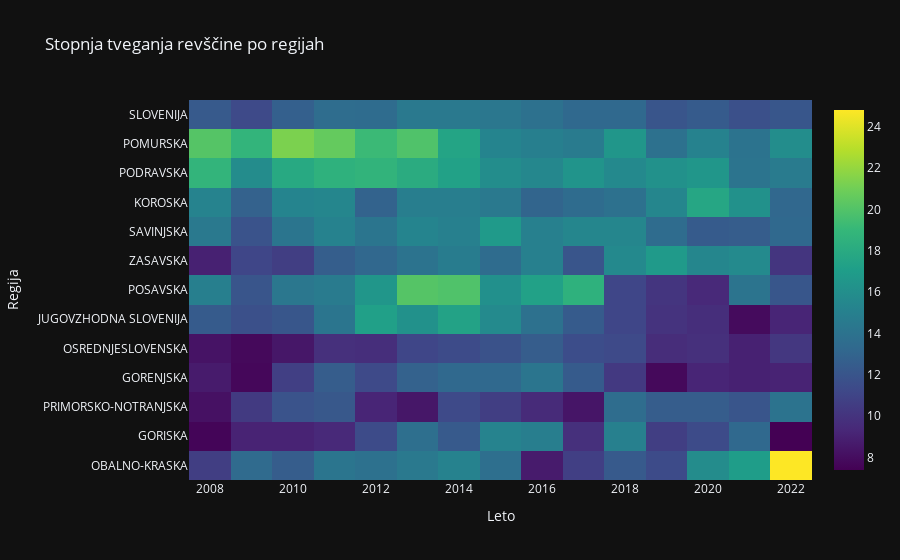

Notebook code for this chart:
### Code cell
df_selected = df.iloc[:, 1:]
df_selected.columns = ['Leto'] + list(df_selected.columns[1:])

fig = px.imshow(df_selected.iloc[:, 1:].transpose(), x=df_selected['Leto'], y=df_selected.columns[1:],
                color_continuous_scale='viridis', title='Stopnja tveganja revščine po regijah',
                labels={'x': 'Leto', 'y': 'Regija'})
fig.update_layout(yaxis_autorange='reversed')
fig.show()

### Figure 1 — Plotly figure (JSON) as saved in the notebook; plotly's stock layout.template omitted (floating-point values rounded to 4 significant figures; data arrays with more than 128 entries replaced by an {"elided": "..."} marker saying what was removed)
{"data": [{"coloraxis": "coloraxis", "name": "0", "x": [2008.0, 2009.0, 2010.0, 2011.0, 2012.0, 2013.0, 2014.0, 2015.0, 2016.0, 2017.0, 2018.0, 2019.0, 2020.0, 2021.0, 2022.0], "y": ["SLOVENIJA", "POMURSKA", "PODRAVSKA", "KOROSKA", "SAVINJSKA", "ZASAVSKA", "POSAVSKA", "JUGOVZHODNA SLOVENIJA", "OSREDNJESLOVENSKA", "GORENJSKA", "PRIMORSKO-NOTRANJSKA", "GORISKA", "OBALNO-KRASKA"], "z": {"elided": "13x15 float values"}, "type": "heatmap", "xaxis": "x", "yaxis": "y", "hovertemplate": "Leto: %{x}<br>Regija: %{y}<br>color: %{z}<extra></extra>"}], "layout": {"xaxis": {"anchor": "y", "domain": [0.0, 1.0], "scaleanchor": "y", "constrain": "domain", "title": {"text": "Leto"}}, "yaxis": {"anchor": "x", "domain": [0.0, 1.0], "autorange": "reversed", "constrain": "domain", "title": {"text": "Regija"}}, "coloraxis": {"colorscale": [[0.0, "#440154"], [0.1111, "#482878"], [0.2222, "#3e4989"], [0.3333, "#31688e"], [0.4444, "#26828e"], [0.5556, "#1f9e89"], [0.6667, "#35b779"], [0.7778, "#6ece58"], [0.8889, "#b5de2b"], [1.0, "#fde725"]]}, "title": {"text": "Stopnja tveganja revščine po regijah"}}}
